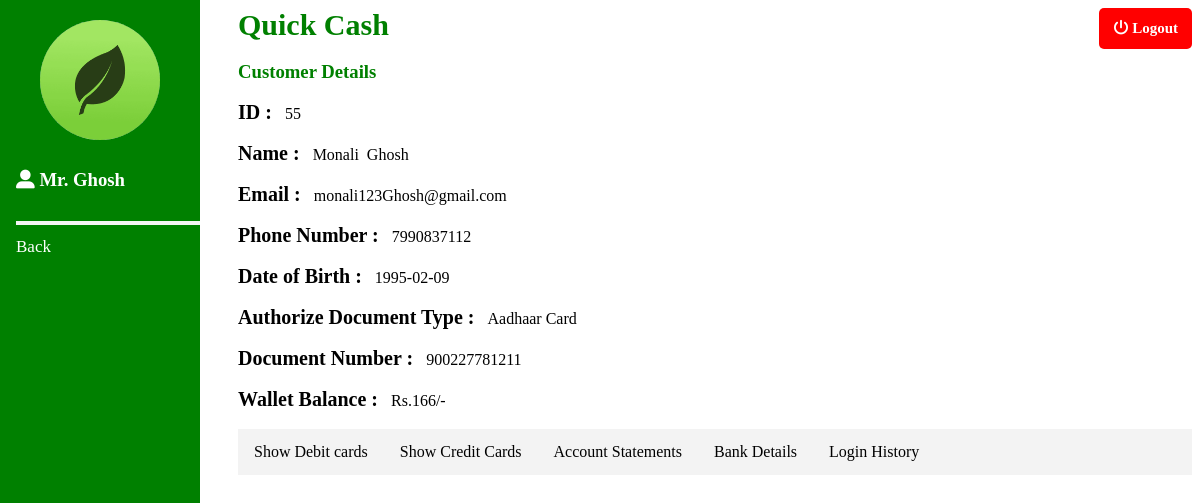
Screenshot of /admin/showdetails.php?id=55 (signed in) with the database file from the repository.
### tables this page shows
CREATE TABLE `user` (
  `id` int(11) NOT NULL,
  `fname` varchar(20) NOT NULL,
  `lname` varchar(20) NOT NULL,
  `email` varchar(50) NOT NULL,
  `phone` varchar(10) NOT NULL,
  `dob` date NOT NULL,
  `gender` varchar(10) NOT NULL,
  `document` varchar(50) NOT NULL,
  `card_no` varchar(15) NOT NULL,
  `datetime` varchar(100) NOT NULL
);

CREATE TABLE `wallet` (
  `id` int(11) NOT NULL,
  `phone` varchar(10) NOT NULL,
  `balance` int(11) NOT NULL
);

### admin/session.php (called while the page is built, shortened)
<?php
include_once 'dbconfig.php';
   $user_check = $_SESSION['login_user'];
   $ses_sql = mysqli_query($connect,"select admin_id, name from admin where admin_id = '$user_check' ");
   $row = mysqli_fetch_array($ses_sql,MYSQLI_ASSOC);
   $login_session1 = $row['name'];
?>

### admin/showdetails.php (the view, shortened to what this page needs)
<!DOCTYPE html>
<html>
    <head>
        <link href="../css/style2.css" rel="stylesheet" type="text/css"/>
        <link href="../css/sidenav.css" rel="stylesheet" type="text/css"/>
        <link rel="stylesheet" href="https://cdnjs.cloudflare.com/ajax/libs/font-awesome/4.7.0/css/font-awesome.min.css">
        <link rel="stylesheet" href="https://cdnjs.cloudflare.com/ajax/libs/font-awesome/4.7.0/css/font-awesome.min.css">
        <link href="../css/style3.css" rel="stylesheet" type="text/css"/>
        <link rel="stylesheet" href="https://cdnjs.cloudflare.com/ajax/libs/font-awesome/4.7.0/css/font-awesome.min.css">
    </head>
    <body>
        <?php
        include_once 'session.php';
        include_once 'dbconfig.php';
        ?>
        <div>
            <div class="container">
                <div>
                    <div class="sidenav">
                        <img src="../pics/icoon.png" alt="" id="icon"/>
                        <h3 style=" padding: 6px 16px; color: white"><i class='fas fa-user-alt'></i> <?php echo $login_session1 ?></h3>
                        <a href="#"><div class="line"></div></a>
                        <a href="admin_welcome.php">Back</a>
                     </div>
                </div>
            </div>
        </div>
        <div>
              <div class="content">
                    <div>
                            <div class="headbar">
                                <span class="head">Quick Cash</span>
                                <span class="logoutbutton"><a href="logout.php"><i class='fas fa-power-off'></i> Logout</a></span>
                            </div>
                    </div>
                  <div>
                      <h3 style="color: green;">Customer Details</h3>
                      <?php
                        $id = $_GET['id'];
                        $result_details = mysqli_query($connect, "select *from user where id = $id");
                        while($res3 = mysqli_fetch_array($result_details)){
                            $id1 = $res3['id'];
                            $fname = $res3['fname'];
                            $lname = $res3['lname'];
                            $email = $res3['email'];
                            $phone = $res3['phone'];
                            $dob = $res3['dob'];
                            $document = $res3['document'];
                            $card_no = $res3['card_no'];
                        }
                        $resultw = mysqli_query($connect, "select *from wallet where phone = $phone");
                        while ($resultw1 = mysqli_fetch_array($resultw)){
                            $balance = $resultw1['balance'];
                        }
                      ?>
                      <label>ID : </label>&nbsp;&nbsp;<?php echo $id1; ?><br/><br/>
                      <label>Name : </label>&nbsp;&nbsp;<?php echo $fname; ?>&nbsp;&nbsp;<?php echo $lname; ?><br/><br/>
                      <label>Email : </label>&nbsp;&nbsp;<?php echo $email; ?><br/><br/>
                      <label>Phone Number : </label>&nbsp;&nbsp;<?php echo $phone; ?><br/><br/>
                      <label>Date of Birth : </label>&nbsp;&nbsp;<?php echo $dob; ?><br/><br/>
                      <label>Authorize Document Type : </label>&nbsp;&nbsp;<?php echo $document; ?><br/><br/>
                      <label>Document Number : </label>&nbsp;&nbsp;<?php echo $card_no; ?><br/><br/>
                      <label>Wallet Balance : </label>&nbsp;&nbsp;Rs.<?php echo $balance; ?>/-<br><br>
                  </div>
                  <div>
                      <div>
                          <ul>
                              <li><a href="#Show_Debit" id="debit">Show Debit cards</a></li>
                              <li><a href="#show_credit" id="credit">Show Credit Cards</a></li>
                              <li><a href="#show_transaction" id="account">Account Statements</a></li>
                              <li><a href="#bankdetails" id="bankdetail">Bank Details</a></li>
                              <li><a href="#loginhistory" id="history">Login History</a></li>
                          </ul>
                      </div>
                  </div>
              </div>
        </div>
    </body>
</html>

### css/style2.css (style rules this page uses)
label { font-weight: bold; font-size: 20px; }

### css/sidenav.css (style rules this page uses)
#icon { border-radius: 50%; width: 120px; height: 120px; position: relative; left: 20%; }
.head { font-size: 30px; color: green; font-weight: bold; }
.logoutbutton { float: right; padding: 12px 14px; border-radius: 5px; background-color: red; cursor: pointer; font-size: 15px; font-weight: bold; }
.logoutbutton a { text-decoration: none; color: white; }
.line { border: 2px solid whitesmoke; width: 180px; }
.sidenav { height: 100%; width: 200px; position: fixed; z-index: 1; top: 0; left: 0; background-color: green; overflow-x: hidden; padding-top: 20px; }
.sidenav a { padding: 6px 8px 6px 16px; text-decoration: none; font-size: 17px; color: white; display: block; }
.content { margin-left: 230px; }

### admin/showdetails.php (style rules this page uses)
ul { list-style-type: none; margin: 0; padding: 0; overflow: hidden; background-color: #f3f3f3; }
li { float: left; }
li a { display: block; color: black; text-align: center; padding: 14px 16px; text-decoration: none; }

### rows the page displays
user: id "55", fname "Monali", lname "Ghosh", email "monali123Ghosh@gmail.com", phone "7990837112", dob "1995-02-09", document "Aadhaar Card", card_no "900227781211"
wallet: balance "166"

### other values shown
$login_session1 "Mr. Ghosh"
